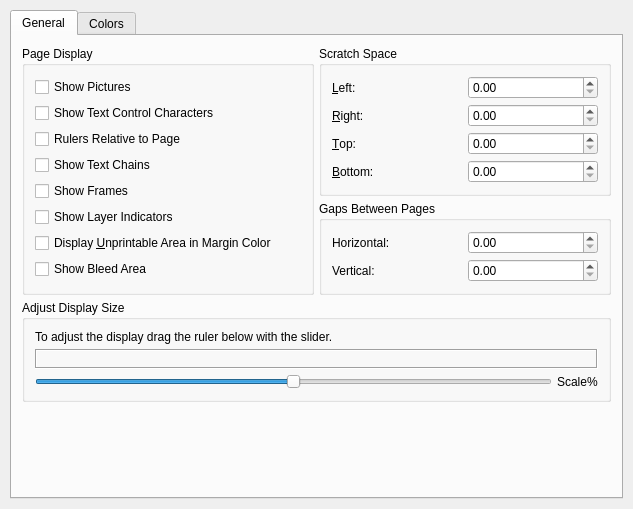
<ui version="4.0" >
 <author>Petr Vanek &lt;petr@scribus.info></author>
 <comment>Display/view prefs panel</comment>
 <class>TabDisplay</class>
 <widget class="QWidget" name="TabDisplay" >
  <property name="geometry" >
   <rect>
    <x>0</x>
    <y>0</y>
    <width>633</width>
    <height>509</height>
   </rect>
  </property>
  <property name="windowTitle" >
   <string>TabDisplayBase</string>
  </property>
  <layout class="QGridLayout" >
   <property name="margin" >
    <number>10</number>
   </property>
   <property name="spacing" >
    <number>5</number>
   </property>
   <item row="0" column="0" >
    <widget class="QTabWidget" name="displayTabWidget" >
     <property name="currentIndex" >
      <number>0</number>
     </property>
     <widget class="QWidget" name="displayGeneral" >
      <attribute name="title" >
       <string>General</string>
      </attribute>
      <layout class="QGridLayout" >
       <property name="margin" >
        <number>10</number>
       </property>
       <property name="spacing" >
        <number>5</number>
       </property>
       <item row="2" column="0" colspan="2" >
        <widget class="QGroupBox" name="CaliGroup" >
         <property name="title" >
          <string>Adjust Display Size</string>
         </property>
         <layout class="QGridLayout" >
          <property name="margin" >
           <number>10</number>
          </property>
          <property name="spacing" >
           <number>5</number>
          </property>
          <item row="2" column="0" >
           <layout class="QHBoxLayout" >
            <property name="margin" >
             <number>0</number>
            </property>
            <property name="spacing" >
             <number>5</number>
            </property>
            <item>
             <widget class="QSlider" name="CaliSlider" >
              <property name="minimum" >
               <number>-150</number>
              </property>
              <property name="maximum" >
               <number>150</number>
              </property>
              <property name="orientation" >
               <enum>Qt::Horizontal</enum>
              </property>
              <property name="tickInterval" >
               <number>10</number>
              </property>
             </widget>
            </item>
            <item>
             <widget class="QLabel" name="CaliAnz" >
              <property name="text" >
               <string>Scale%</string>
              </property>
              <property name="wordWrap" >
               <bool>false</bool>
              </property>
             </widget>
            </item>
           </layout>
          </item>
          <item row="1" column="0" >
           <widget class="QLabel" name="CaliRuler" >
            <property name="minimumSize" >
             <size>
              <width>20</width>
              <height>20</height>
             </size>
            </property>
            <property name="frameShape" >
             <enum>QFrame::Box</enum>
            </property>
            <property name="frameShadow" >
             <enum>QFrame::Sunken</enum>
            </property>
            <property name="wordWrap" >
             <bool>false</bool>
            </property>
           </widget>
          </item>
          <item row="0" column="0" >
           <widget class="QLabel" name="CaliText" >
            <property name="text" >
             <string>To adjust the display drag the ruler below with the slider.</string>
            </property>
            <property name="wordWrap" >
             <bool>false</bool>
            </property>
           </widget>
          </item>
         </layout>
        </widget>
       </item>
       <item row="1" column="1" >
        <widget class="QGroupBox" name="groupBox5" >
         <property name="title" >
          <string>Gaps Between Pages</string>
         </property>
         <layout class="QGridLayout" >
          <property name="margin" >
           <number>10</number>
          </property>
          <property name="spacing" >
           <number>5</number>
          </property>
          <item row="1" column="1" >
           <widget class="ScrSpinBox" name="gapVertical" />
          </item>
          <item row="1" column="0" >
           <widget class="QLabel" name="textLabel14" >
            <property name="text" >
             <string>Vertical:</string>
            </property>
            <property name="wordWrap" >
             <bool>false</bool>
            </property>
           </widget>
          </item>
          <item row="0" column="1" >
           <widget class="ScrSpinBox" name="gapHorizontal" />
          </item>
          <item row="0" column="0" >
           <widget class="QLabel" name="textLabel13" >
            <property name="text" >
             <string>Horizontal:</string>
            </property>
            <property name="wordWrap" >
             <bool>false</bool>
            </property>
           </widget>
          </item>
         </layout>
        </widget>
       </item>
       <item row="0" column="1" >
        <widget class="QGroupBox" name="groupBox4" >
         <property name="title" >
          <string>Scratch Space</string>
         </property>
         <layout class="QGridLayout" >
          <property name="margin" >
           <number>10</number>
          </property>
          <property name="spacing" >
           <number>5</number>
          </property>
          <item row="3" column="1" >
           <widget class="ScrSpinBox" name="bottomScratch" />
          </item>
          <item row="3" column="0" >
           <widget class="QLabel" name="textLabel12_2" >
            <property name="text" >
             <string>&amp;Bottom:</string>
            </property>
            <property name="wordWrap" >
             <bool>false</bool>
            </property>
            <property name="buddy" >
             <cstring>bottomScratch</cstring>
            </property>
           </widget>
          </item>
          <item row="2" column="1" >
           <widget class="ScrSpinBox" name="topScratch" />
          </item>
          <item row="2" column="0" >
           <widget class="QLabel" name="textLabel12" >
            <property name="text" >
             <string>&amp;Top:</string>
            </property>
            <property name="wordWrap" >
             <bool>false</bool>
            </property>
            <property name="buddy" >
             <cstring>topScratch</cstring>
            </property>
           </widget>
          </item>
          <item row="1" column="1" >
           <widget class="ScrSpinBox" name="rightScratch" />
          </item>
          <item row="1" column="0" >
           <widget class="QLabel" name="textLabel12_4" >
            <property name="text" >
             <string>&amp;Right:</string>
            </property>
            <property name="wordWrap" >
             <bool>false</bool>
            </property>
            <property name="buddy" >
             <cstring>rightScratch</cstring>
            </property>
           </widget>
          </item>
          <item row="0" column="1" >
           <widget class="ScrSpinBox" name="leftScratch" >
            <property name="minimumSize" >
             <size>
              <width>0</width>
              <height>0</height>
             </size>
            </property>
           </widget>
          </item>
          <item row="0" column="0" >
           <widget class="QLabel" name="textLabel12_3" >
            <property name="text" >
             <string>&amp;Left:</string>
            </property>
            <property name="wordWrap" >
             <bool>false</bool>
            </property>
            <property name="buddy" >
             <cstring>leftScratch</cstring>
            </property>
           </widget>
          </item>
         </layout>
        </widget>
       </item>
       <item rowspan="2" row="0" column="0" >
        <widget class="QGroupBox" name="groupBox3" >
         <property name="title" >
          <string>Page Display</string>
         </property>
         <layout class="QGridLayout" >
          <property name="margin" >
           <number>10</number>
          </property>
          <property name="spacing" >
           <number>5</number>
          </property>
          <item row="7" column="0" >
           <widget class="QCheckBox" name="checkBleed" >
            <property name="text" >
             <string>Show Bleed Area</string>
            </property>
           </widget>
          </item>
          <item row="6" column="0" >
           <widget class="QCheckBox" name="checkUnprintable" >
            <property name="text" >
             <string>Display &amp;Unprintable Area in Margin Color</string>
            </property>
            <property name="shortcut" >
             <string>Alt+U</string>
            </property>
           </widget>
          </item>
          <item row="5" column="0" >
           <widget class="QCheckBox" name="checkLayerM" >
            <property name="text" >
             <string>Show Layer Indicators</string>
            </property>
            <property name="shortcut" >
             <string/>
            </property>
           </widget>
          </item>
          <item row="4" column="0" >
           <widget class="QCheckBox" name="checkFrame" >
            <property name="text" >
             <string>Show Frames</string>
            </property>
            <property name="shortcut" >
             <string/>
            </property>
           </widget>
          </item>
          <item row="3" column="0" >
           <widget class="QCheckBox" name="checkLink" >
            <property name="text" >
             <string>Show Text Chains</string>
            </property>
            <property name="shortcut" >
             <string/>
            </property>
           </widget>
          </item>
          <item row="2" column="0" >
           <widget class="QCheckBox" name="checkRuler" >
            <property name="text" >
             <string>Rulers Relative to Page</string>
            </property>
           </widget>
          </item>
          <item row="1" column="0" >
           <widget class="QCheckBox" name="checkControl" >
            <property name="text" >
             <string>Show Text Control Characters</string>
            </property>
           </widget>
          </item>
          <item row="0" column="0" >
           <widget class="QCheckBox" name="checkPictures" >
            <property name="text" >
             <string>Show Pictures</string>
            </property>
           </widget>
          </item>
         </layout>
        </widget>
       </item>
       <item row="3" column="0" colspan="2" >
        <spacer>
         <property name="orientation" >
          <enum>Qt::Vertical</enum>
         </property>
         <property name="sizeType" >
          <enum>QSizePolicy::Expanding</enum>
         </property>
         <property name="sizeHint" >
          <size>
           <width>523</width>
           <height>51</height>
          </size>
         </property>
        </spacer>
       </item>
      </layout>
     </widget>
     <widget class="QWidget" name="displayColors" >
      <attribute name="title" >
       <string>Colors</string>
      </attribute>
      <layout class="QGridLayout" >
       <property name="margin" >
        <number>10</number>
       </property>
       <property name="spacing" >
        <number>5</number>
       </property>
       <item row="3" column="0" >
        <spacer>
         <property name="orientation" >
          <enum>Qt::Vertical</enum>
         </property>
         <property name="sizeType" >
          <enum>QSizePolicy::Expanding</enum>
         </property>
         <property name="sizeHint" >
          <size>
           <width>41</width>
           <height>31</height>
          </size>
         </property>
        </spacer>
       </item>
       <item row="0" column="0" >
        <widget class="QGroupBox" name="groupBox4_2" >
         <property name="title" >
          <string>Pages:</string>
         </property>
         <layout class="QGridLayout" >
          <property name="margin" >
           <number>10</number>
          </property>
          <property name="spacing" >
           <number>5</number>
          </property>
          <item row="0" column="2" >
           <layout class="QHBoxLayout" >
            <property name="margin" >
             <number>0</number>
            </property>
            <property name="spacing" >
             <number>5</number>
            </property>
            <item>
             <widget class="QLabel" name="selectedPageBorderLabel" >
              <property name="text" >
               <string>Selected Page Border:</string>
              </property>
              <property name="wordWrap" >
               <bool>false</bool>
              </property>
             </widget>
            </item>
            <item>
             <widget class="QPushButton" name="buttonSelectedPage" >
              <property name="minimumSize" >
               <size>
                <width>60</width>
                <height>20</height>
               </size>
              </property>
              <property name="maximumSize" >
               <size>
                <width>60</width>
                <height>20</height>
               </size>
              </property>
              <property name="text" >
               <string/>
              </property>
             </widget>
            </item>
           </layout>
          </item>
          <item row="0" column="1" >
           <spacer>
            <property name="orientation" >
             <enum>Qt::Horizontal</enum>
            </property>
            <property name="sizeType" >
             <enum>QSizePolicy::Expanding</enum>
            </property>
            <property name="sizeHint" >
             <size>
              <width>40</width>
              <height>20</height>
             </size>
            </property>
           </spacer>
          </item>
          <item row="0" column="0" >
           <layout class="QHBoxLayout" >
            <property name="margin" >
             <number>0</number>
            </property>
            <property name="spacing" >
             <number>5</number>
            </property>
            <item>
             <widget class="QLabel" name="textLabel11" >
              <property name="text" >
               <string>Fill Color:</string>
              </property>
              <property name="wordWrap" >
               <bool>false</bool>
              </property>
             </widget>
            </item>
            <item>
             <widget class="QPushButton" name="backColor" >
              <property name="minimumSize" >
               <size>
                <width>60</width>
                <height>20</height>
               </size>
              </property>
              <property name="maximumSize" >
               <size>
                <width>60</width>
                <height>20</height>
               </size>
              </property>
              <property name="text" >
               <string/>
              </property>
             </widget>
            </item>
           </layout>
          </item>
         </layout>
        </widget>
       </item>
       <item row="1" column="0" >
        <widget class="QGroupBox" name="groupObjFrame" >
         <property name="title" >
          <string>Frames</string>
         </property>
         <layout class="QGridLayout" >
          <property name="margin" >
           <number>10</number>
          </property>
          <property name="spacing" >
           <number>5</number>
          </property>
          <item row="0" column="4" >
           <layout class="QGridLayout" >
            <property name="margin" >
             <number>0</number>
            </property>
            <property name="spacing" >
             <number>5</number>
            </property>
            <item row="0" column="0" >
             <widget class="QLabel" name="textLabel3" >
              <property name="text" >
               <string>Grouped:</string>
              </property>
              <property name="wordWrap" >
               <bool>false</bool>
              </property>
             </widget>
            </item>
            <item row="0" column="1" >
             <widget class="QPushButton" name="buttonFrameGrouped" >
              <property name="minimumSize" >
               <size>
                <width>60</width>
                <height>20</height>
               </size>
              </property>
              <property name="maximumSize" >
               <size>
                <width>60</width>
                <height>20</height>
               </size>
              </property>
              <property name="text" >
               <string/>
              </property>
             </widget>
            </item>
            <item row="1" column="0" >
             <widget class="QLabel" name="textLabel8" >
              <property name="text" >
               <string>Annotation:</string>
              </property>
              <property name="wordWrap" >
               <bool>false</bool>
              </property>
             </widget>
            </item>
            <item row="1" column="1" >
             <widget class="QPushButton" name="buttonFrameAnnotation" >
              <property name="minimumSize" >
               <size>
                <width>60</width>
                <height>20</height>
               </size>
              </property>
              <property name="maximumSize" >
               <size>
                <width>60</width>
                <height>20</height>
               </size>
              </property>
              <property name="text" >
               <string/>
              </property>
             </widget>
            </item>
           </layout>
          </item>
          <item row="0" column="3" >
           <spacer>
            <property name="orientation" >
             <enum>Qt::Horizontal</enum>
            </property>
            <property name="sizeType" >
             <enum>QSizePolicy::Expanding</enum>
            </property>
            <property name="sizeHint" >
             <size>
              <width>16</width>
              <height>20</height>
             </size>
            </property>
           </spacer>
          </item>
          <item row="0" column="2" >
           <layout class="QGridLayout" >
            <property name="margin" >
             <number>0</number>
            </property>
            <property name="spacing" >
             <number>5</number>
            </property>
            <item row="0" column="1" >
             <widget class="QPushButton" name="buttonFrameSelected" >
              <property name="minimumSize" >
               <size>
                <width>60</width>
                <height>20</height>
               </size>
              </property>
              <property name="maximumSize" >
               <size>
                <width>60</width>
                <height>20</height>
               </size>
              </property>
              <property name="text" >
               <string/>
              </property>
             </widget>
            </item>
            <item row="1" column="1" >
             <widget class="QPushButton" name="buttonFrameLinked" >
              <property name="minimumSize" >
               <size>
                <width>60</width>
                <height>20</height>
               </size>
              </property>
              <property name="maximumSize" >
               <size>
                <width>60</width>
                <height>20</height>
               </size>
              </property>
              <property name="text" >
               <string/>
              </property>
             </widget>
            </item>
            <item row="0" column="0" >
             <widget class="QLabel" name="textLabel2" >
              <property name="text" >
               <string>Selected:</string>
              </property>
              <property name="wordWrap" >
               <bool>false</bool>
              </property>
             </widget>
            </item>
            <item row="1" column="0" >
             <widget class="QLabel" name="textLabel5" >
              <property name="text" >
               <string>Linked:</string>
              </property>
              <property name="wordWrap" >
               <bool>false</bool>
              </property>
             </widget>
            </item>
           </layout>
          </item>
          <item row="0" column="1" >
           <spacer>
            <property name="orientation" >
             <enum>Qt::Horizontal</enum>
            </property>
            <property name="sizeType" >
             <enum>QSizePolicy::Expanding</enum>
            </property>
            <property name="sizeHint" >
             <size>
              <width>20</width>
              <height>20</height>
             </size>
            </property>
           </spacer>
          </item>
          <item row="0" column="0" >
           <layout class="QGridLayout" >
            <property name="margin" >
             <number>0</number>
            </property>
            <property name="spacing" >
             <number>5</number>
            </property>
            <item row="1" column="0" >
             <widget class="QLabel" name="textLabel4" >
              <property name="text" >
               <string>Locked:</string>
              </property>
              <property name="wordWrap" >
               <bool>false</bool>
              </property>
             </widget>
            </item>
            <item row="1" column="1" >
             <widget class="QPushButton" name="buttonFrameLocked" >
              <property name="minimumSize" >
               <size>
                <width>60</width>
                <height>20</height>
               </size>
              </property>
              <property name="maximumSize" >
               <size>
                <width>60</width>
                <height>20</height>
               </size>
              </property>
              <property name="text" >
               <string/>
              </property>
             </widget>
            </item>
            <item row="0" column="1" >
             <widget class="QPushButton" name="buttonFrameNormal" >
              <property name="minimumSize" >
               <size>
                <width>60</width>
                <height>20</height>
               </size>
              </property>
              <property name="maximumSize" >
               <size>
                <width>60</width>
                <height>20</height>
               </size>
              </property>
              <property name="text" >
               <string/>
              </property>
             </widget>
            </item>
            <item row="0" column="0" >
             <widget class="QLabel" name="textLabel1_2" >
              <property name="text" >
               <string>Normal:</string>
              </property>
              <property name="wordWrap" >
               <bool>false</bool>
              </property>
             </widget>
            </item>
           </layout>
          </item>
         </layout>
        </widget>
       </item>
       <item row="2" column="0" >
        <widget class="QGroupBox" name="textColorGroup" >
         <property name="title" >
          <string>Text:</string>
         </property>
         <layout class="QGridLayout" >
          <property name="margin" >
           <number>10</number>
          </property>
          <property name="spacing" >
           <number>5</number>
          </property>
          <item row="0" column="2" >
           <spacer>
            <property name="orientation" >
             <enum>Qt::Horizontal</enum>
            </property>
            <property name="sizeType" >
             <enum>QSizePolicy::Expanding</enum>
            </property>
            <property name="sizeHint" >
             <size>
              <width>40</width>
              <height>20</height>
             </size>
            </property>
           </spacer>
          </item>
          <item row="0" column="1" >
           <widget class="QPushButton" name="buttonControlChars" >
            <property name="minimumSize" >
             <size>
              <width>60</width>
              <height>20</height>
             </size>
            </property>
            <property name="maximumSize" >
             <size>
              <width>60</width>
              <height>20</height>
             </size>
            </property>
            <property name="text" >
             <string/>
            </property>
           </widget>
          </item>
          <item row="0" column="0" >
           <widget class="QLabel" name="textLabel7" >
            <property name="text" >
             <string>Control Characters:</string>
            </property>
            <property name="wordWrap" >
             <bool>false</bool>
            </property>
           </widget>
          </item>
         </layout>
        </widget>
       </item>
      </layout>
     </widget>
    </widget>
   </item>
  </layout>
 </widget>
 <layoutdefault spacing="5" margin="10" />
 <customwidgets>
  <customwidget>
   <class>ScrSpinBox</class>
   <extends>QDoubleSpinBox</extends>
   <header>scrspinbox.h</header>
  </customwidget>
 </customwidgets>
 <includes>
  <include location="local" >scrspinbox.h</include>
  <include location="local" >scrspinbox.h</include>
  <include location="local" >scrspinbox.h</include>
  <include location="local" >scrspinbox.h</include>
  <include location="local" >scrspinbox.h</include>
  <include location="local" >scrspinbox.h</include>
 </includes>
 <resources/>
 <connections/>
</ui>
